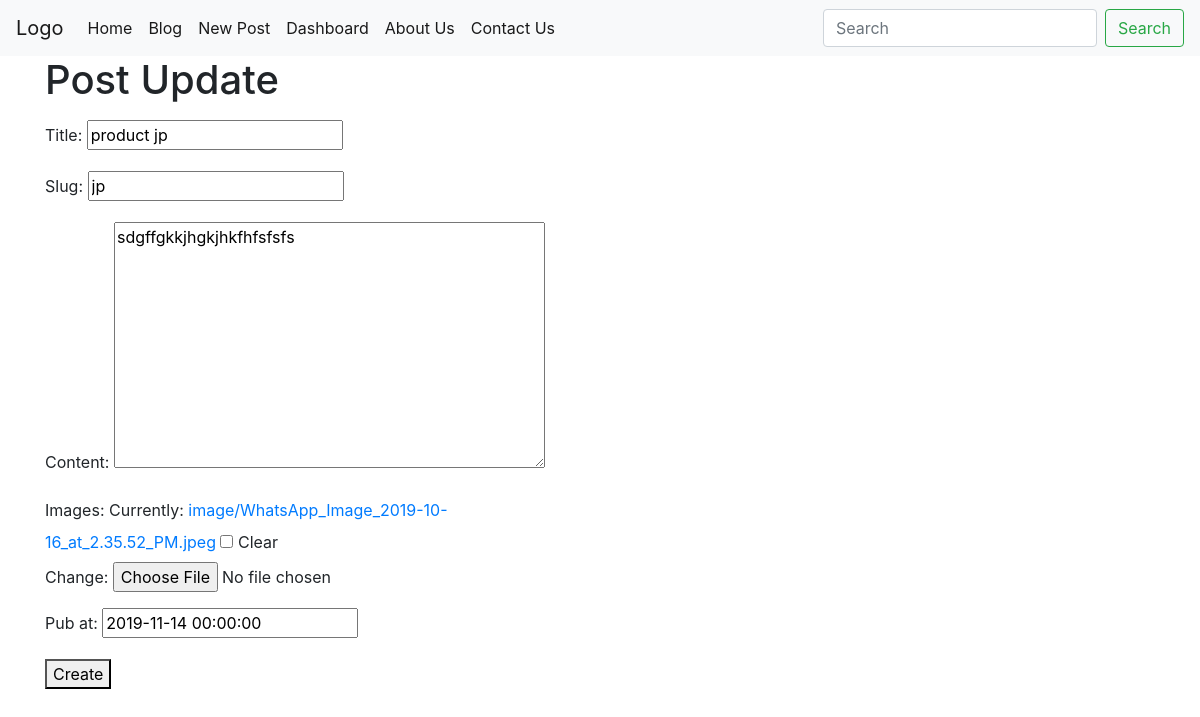
The page /blog/update/jp/ (signed in) on the database its author committed.
### blog/models.py (models this page shows, shortened)
class BlogPost(models.Model):
    user = models.ForeignKey(User,on_delete=models.CASCADE)
    title = models.CharField(max_length=100,unique=True)
    content = models.TextField(blank=True,null=True)
    slug = models.SlugField(default='before slugField')
    images = models.ImageField(upload_to='image/',blank=True,null=True)
    pub_at = models.DateTimeField(auto_now=False,auto_now_add=False,null=True,blank=True)
    timestampp = models.DateTimeField(auto_now_add=True)
    updated = models.DateTimeField(auto_now=True)
    objects = BlogPostManager()
    class Meta:
        ordering =['-pub_at','-updated','-timestampp']

### blog/views.py (the view)
# urls.py: path('update/<str:slug>/',post_update,name='post_update'),
@login_required
def post_update(request,slug):
    obj = get_object_or_404(BlogPost,slug=slug)
    form = BlogPostModelForm(request.POST or None,request.FILES or None,instance=obj)
    if form.is_valid():
        form.save()
    return render(request,'blog/post_create.html',{'form':form,'title':'Post Update'})

### blog/forms.py (shortened to what this page needs)
class BlogPostModelForm(forms.ModelForm):
    class Meta:
        model = BlogPost
        fields = ['title','slug','content','images','pub_at']

### blog/models.py (called while the page is built)
    def get_queryset(self):
        return BlogPostQuerySet(self.model,using=self._db)

### src/templates/blog/post_create.html
{% extends "base.html" %}
{% block  content %}
<form method='POST' action='.' enctype='multipart/form-data'>{% csrf_token %}
<p>{{form.as_p}}</p>
<button type='submit'>Create</button>
</form>
{% endblock  %}

### rows shown on the page
BlogPost: title "product jp", slug "jp", content "sdgffgkkjhgkjhkfhfsfsfs", pub_at "2019-11-14 00:00:00"

### other values the page prints
{{ title }} "Post Update"
